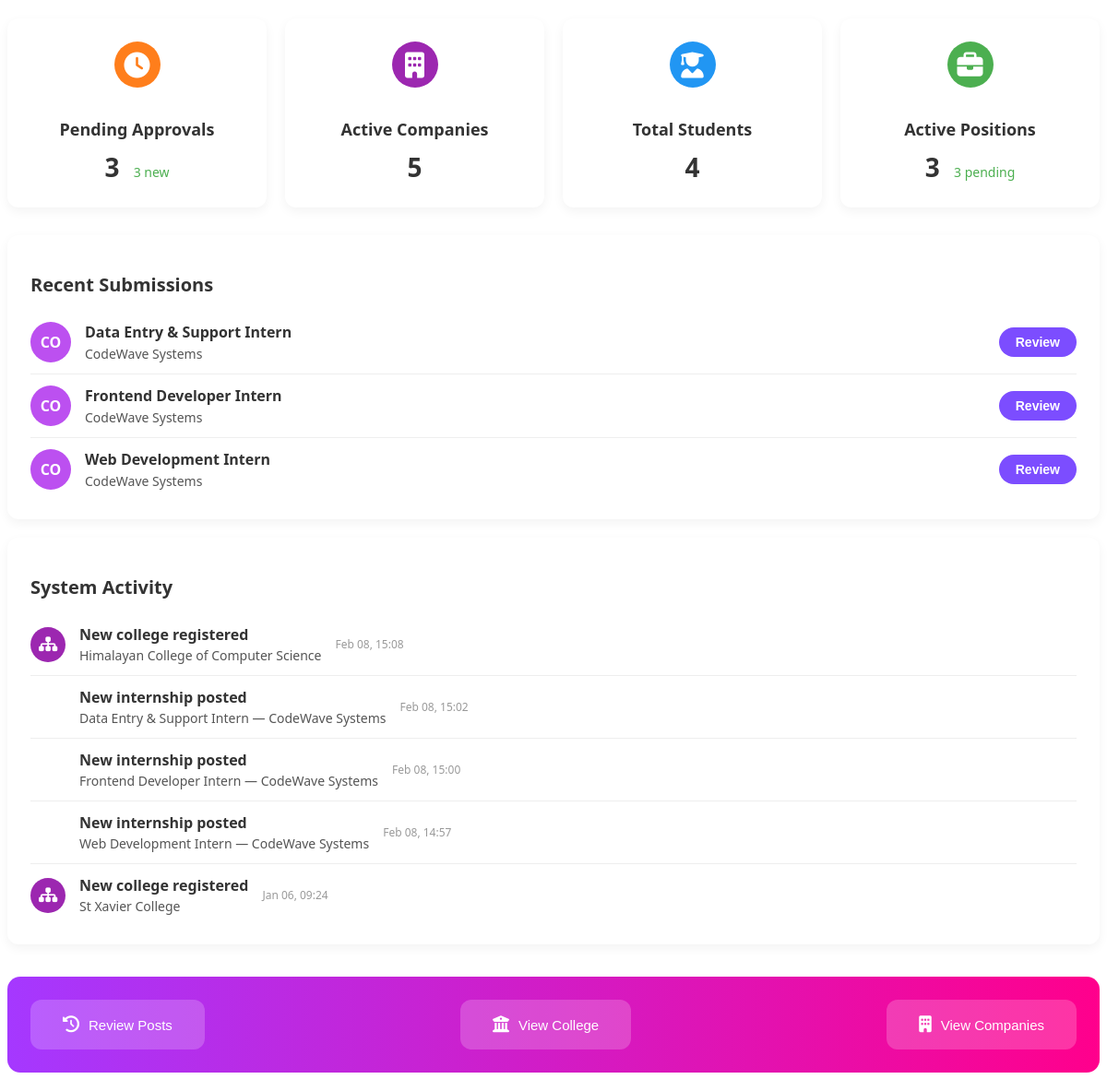
The page /html/Admin/dashboard.php on the database its author committed.
### tables this page shows
CREATE TABLE `postposition` (
  `id` int(11) NOT NULL,
  `title` varchar(255) NOT NULL,
  `company_name` varchar(100) NOT NULL,
  `department` varchar(255) NOT NULL,
  `location` varchar(255) NOT NULL,
  `type` enum('full-time','part-time','remote') NOT NULL,
  `stipend` decimal(10,2) NOT NULL,
  `duration` varchar(255) NOT NULL,
  `deadline` date NOT NULL,
  `description` text NOT NULL,
  `created_at` timestamp NOT NULL DEFAULT current_timestamp(),
  `company_id` int(11) NOT NULL
);

### html/Admin/dashboard.php (the view, shortened to what this page needs)
<?php
require_once "db_aadminconnect.php";
$pendingCompanies = $conn->query("SELECT COUNT(*) AS cnt FROM company_registration WHERE status='Pending'")->fetch_assoc()['cnt'];
$pendingColleges  = $conn->query("SELECT COUNT(*) AS cnt FROM colleges WHERE status='Pending'")->fetch_assoc()['cnt'];
$pendingPositions = $conn->query("SELECT COUNT(*) AS cnt FROM postposition WHERE deadline < CURDATE()")->fetch_assoc()['cnt'];
$totalPending     = $pendingCompanies + $pendingColleges + $pendingPositions;
$activeCompanies = $conn->query("SELECT COUNT(*) AS cnt FROM company_registration WHERE status='Approved'")->fetch_assoc()['cnt'];
$totalStudents = $conn->query("SELECT COUNT(*) AS cnt FROM students_registrtaion")->fetch_assoc()['cnt'];
$activePositions = $conn->query("SELECT COUNT(*) AS cnt FROM postposition WHERE deadline >= CURDATE()")->fetch_assoc()['cnt'];
$recentSubmissions = $conn->query("
    SELECT p.title, p.company_name, p.created_at
    FROM postposition p
    ORDER BY p.created_at DESC
    LIMIT 3
");
$activities = [];
$res = $conn->query("SELECT company_name, company_id FROM company_registration ORDER BY company_id DESC LIMIT 5");
while($row = $res->fetch_assoc()) {
    $activities[] = [
        'type' => 'company',
        'title' => 'New company registered',
        'detail' => $row['company_name'],
        'time_raw' => $row['company_id'],
        'time_display' => 'ID '.$row['company_id']
    ];
}
$res = $conn->query("SELECT college_name, created_at FROM colleges ORDER BY created_at DESC LIMIT 5");
while($row = $res->fetch_assoc()) {
    $activities[] = [
        'type' => 'college',
        'title' => 'New college registered',
        'detail' => $row['college_name'],
        'time_raw' => strtotime($row['created_at']),
        'time_display' => date("M d, H:i", strtotime($row['created_at']))
    ];
}
$res = $conn->query("SELECT full_name, student_id FROM students_registrtaion ORDER BY student_id DESC LIMIT 5");
while($row = $res->fetch_assoc()) {
    $activities[] = [
        'type' => 'student',
        'title' => 'New student enrolled',
        'detail' => $row['full_name'],
        'time_raw' => $row['student_id'],
        'time_display' => 'ID '.$row['student_id']
    ];
}
$res = $conn->query("SELECT title, company_name, created_at FROM postposition ORDER BY created_at DESC LIMIT 5");
while($row = $res->fetch_assoc()) {
    $activities[] = [
        'type' => 'position',
        'title' => 'New internship posted',
        'detail' => $row['title'].' — '.$row['company_name'],
        'time_raw' => strtotime($row['created_at']),
        'time_display' => date("M d, H:i", strtotime($row['created_at']))
    ];
}
usort($activities, function($a, $b) {
    return $b['time_raw'] <=> $a['time_raw'];
});
$activities = array_slice($activities, 0, 5);
?>
<!DOCTYPE html>
<html lang="en">
<head>
  <link rel="stylesheet" href="/SITS/Css/Admin/dashboard.css">
  <link rel="stylesheet" href="https://cdnjs.cloudflare.com/ajax/libs/font-awesome/6.5.0/css/all.min.css">
</head>
<body>
<section class="dashboard">
  <div class="cards-row">
    <div class="card kpi">
      <div class="icon orange"><i class="fa-solid fa-clock"></i></div>
      <h3>Pending Approvals</h3>
      <p class="value"><?= $totalPending ?> <span class="green"><?= $pendingPositions ?> new</span></p>
    </div>
    <div class="card kpi">
      <div class="icon purple"><i class="fa-solid fa-building"></i></div>
      <h3>Active Companies</h3>
      <p class="value"><?= $activeCompanies ?></p>
    </div>
    <div class="card kpi">
      <div class="icon blue"><i class="fa-solid fa-user-graduate"></i></div>
      <h3>Total Students</h3>
      <p class="value"><?= $totalStudents ?></p>
    </div>
    <div class="card kpi">
      <div class="icon green-bg"><i class="fa-solid fa-briefcase"></i></div>
      <h3>Active Positions</h3>
      <p class="value"><?= $activePositions ?> <span class="green"><?= $pendingPositions ?> pending</span></p>
    </div>
  </div>
  <div class="content-row">
    <div class="card submissions">
      <h3>Recent Submissions</h3>
      <?php while($row = $recentSubmissions->fetch_assoc()): ?>
        <div class="submission-item">
          <div class="avatar pink"><?= strtoupper(substr($row['company_name'],0,2)) ?></div>
          <div class="text">
            <strong><?= htmlspecialchars($row['title']) ?></strong>
            <p><?= htmlspecialchars($row['company_name']) ?></p>
          </div>
          <button id="reviewPostsBtn" class="review-btn">Review</button>
        </div>
      <?php endwhile; ?>
    </div>
    <div class="card system-activity">
      <h3>System Activity</h3>
      <?php foreach($activities as $act): ?>
        <div class="activity">
          <?php if($act['type']=='company'): ?>
            <span class="activity-icon blue"><i class="fa-solid fa-building-circle-check"></i></span>
          <?php elseif($act['type']=='college'): ?>
            <span class="activity-icon purple"><i class="fa-solid fa-sitemap"></i></span>
          <?php elseif($act['type']=='student'): ?>
            <span class="activity-icon green"><i class="fa-solid fa-users"></i></span>
          <?php elseif($act['type']=='position'): ?>
            <span class="activity-icon orange"><i class="fa-solid fa-briefcase"></i></span>
          <?php endif; ?>
          <div>
            <strong><?= htmlspecialchars($act['title']) ?></strong>
            <p><?= htmlspecialchars($act['detail']) ?></p>
          </div>
          <span class="time"><?= $act['time_display'] ?></span>
        </div>
      <?php endforeach; ?>
    </div>
  </div>
  <div class="quick-actions">
    <button id="reviewPostsBtnQA" class="quick-action-btn"><i class="fa-solid fa-clock-rotate-left"></i> Review Posts</button>
    <button id="viewCollegeBtn" class="quick-action-btn"><i class="fa-solid fa-university"></i> View College</button>
    <button id="viewCompaniesBtn" class="quick-action-btn"><i class="fa-solid fa-building"></i> View Companies</button>
  </div>
</section>
</body>
</html>

### css/Admin/dashboard.css (style rules this page uses)
.dashboard { max-width: 1200px; margin: 20px auto; font-family: 'Segoe UI', Tahoma, Geneva, Verdana, sans-serif; color: #333; }
.cards-row { display: flex; gap: 20px; margin-bottom: 30px; flex-wrap: wrap; }
.card.kpi { flex: 1 1 220px; background: #fff; border-radius: 12px; padding: 25px 20px; box-shadow: 0 4px 12px rgb(0 0 0 / 0.05); text-align: center; position: relative; overflow: hidden; cursor: default; transition: transform 0.3s ease; }
.card.kpi .icon { font-size: 28px; width: 50px; height: 50px; line-height: 50px; border-radius: 50%; color: #fff; margin: 0 auto 15px; }
.card.kpi .icon.orange { background: #ff7e1b; }
.card.kpi .icon.purple { background: #9c27b0; }
.card.kpi .icon.blue { background: #2196f3; }
.card.kpi .icon.green-bg { background: #4caf50; }
.card.kpi h3 { font-size: 18px; margin-bottom: 10px; font-weight: 600; }
.card.kpi p.value { font-size: 28px; font-weight: 700; margin: 0; }
.card.kpi p.value .green { font-size: 14px; font-weight: 400; color: #4caf50; margin-left: 8px; }
.content-row { display: flex; gap: 20px; flex-wrap: wrap; margin-bottom: 30px; }
.card { background: #fff; border-radius: 12px; padding: 20px 25px; box-shadow: 0 4px 12px rgb(0 0 0 / 0.05); flex: 1 1 48%; display: flex; flex-direction: column; }
.submissions h3, .system-activity h3 { font-weight: 600; margin-bottom: 15px; font-size: 20px; }
.submission-item { display: flex; align-items: center; padding: 12px 0; border-bottom: 1px solid #eee; }
.submission-item:last-child { border-bottom: none; }
.submission-item .avatar { width: 44px; height: 44px; border-radius: 50%; color: white; font-weight: 700; font-size: 16px; line-height: 44px; text-align: center; margin-right: 15px; flex-shrink: 0; user-select: none; }
.avatar.pink { background: #bc50f0; }
.submission-item .text { flex-grow: 1; min-width: 0; }
.submission-item .text strong { display: block; font-weight: 600; font-size: 16px; margin-bottom: 3px; }
.submission-item .text p { margin: 0; font-size: 14px; color: #555; }
.review-btn { background: #7c4dff; border: none; color: white; padding: 8px 18px; border-radius: 24px; cursor: pointer; font-weight: 600; font-size: 14px; transition: background-color 0.3s ease; }
.system-activity .activity { display: flex; align-items: center; padding: 12px 0; border-bottom: 1px solid #eee; }
.system-activity .activity:last-child { border-bottom: none; }
.activity-icon { width: 38px; height: 38px; border-radius: 50%; color: white; display: flex; align-items: center; justify-content: center; margin-right: 15px; flex-shrink: 0; user-select: none; font-size: 18px; }
.activity-icon.purple { background: #9c27b0; }
.activity strong { font-weight: 600; font-size: 16px; }
.activity p { margin: 2px 0 0 0; font-size: 14px; color: #555; flex-grow: 1; }
.activity .time { font-size: 12px; color: #999; white-space: nowrap; margin-left: 15px; flex-shrink: 0; }
.quick-actions { margin-top: 35px; background: linear-gradient(90deg, #a538ff, #ff008c); padding: 25px; border-radius: 14px; display: flex; justify-content: space-between; }
.quick-actions button { background: rgba(255, 255, 255, 0.2); border: none; padding: 18px 35px; border-radius: 12px; font-size: 15px; color: white; cursor: pointer; display: flex; align-items: center; gap: 10px; }
.quick-actions button i { font-size: 18px; }

### rows shown on the page
postposition: company_name "CO", title "Data Entry & Support Intern", company_name "CodeWave Systems"
postposition: company_name "CO", title "Frontend Developer Intern", company_name "CodeWave Systems"
postposition: company_name "CO", title "Web Development Intern", company_name "CodeWave Systems"

### other values the page prints
$totalPending "3"
$pendingPositions "3"
$activeCompanies "5"
$totalStudents "4"
$activePositions "3"
$act['title'] "New college registered"
$act['detail'] "Himalayan College of Computer Science"
$act['time_display'] "Feb 08, 15:08"
$act['title'] "New internship posted"
$act['detail'] "Data Entry & Support Intern — CodeWave Systems"
$act['time_display'] "Feb 08, 15:02"
$act['detail'] "Frontend Developer Intern — CodeWave Systems"
$act['time_display'] "Feb 08, 15:00"
$act['detail'] "Web Development Intern — CodeWave Systems"
$act['time_display'] "Feb 08, 14:57"
